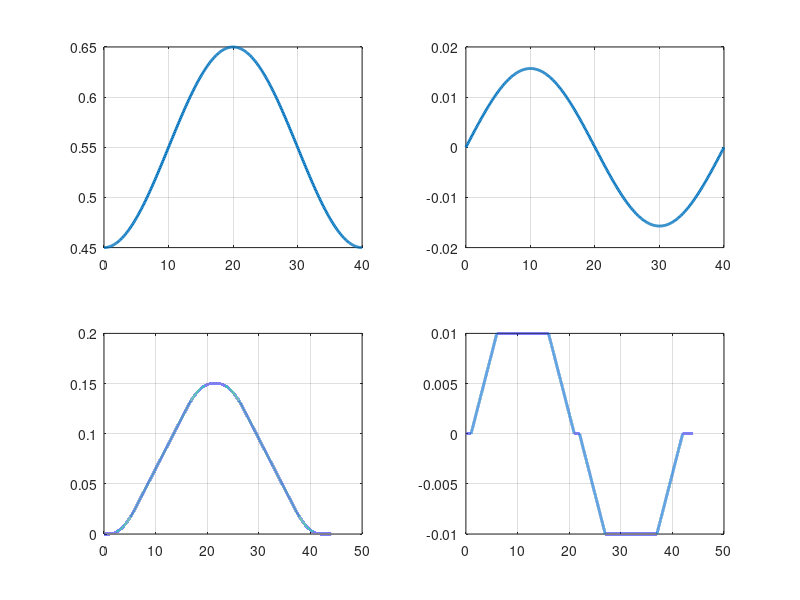

MATLAB code for this plot:
clc; clear; close all; 

set(0,'DefaultLineLineWidth',2)

t_sys=40;
initial_pos_Main = 0.45; 
amplitude = 0.1;
median = initial_pos_Main+amplitude;
frekvens = 1/t_sys; % 1/20

dt = 0.1; 
t = 0:dt:t_sys;

x = median - amplitude * cos(2 * pi * frekvens * t);
x_dot = amplitude * 2 * pi * frekvens * sin(2 * pi * frekvens * t);

% Plot
figure;
subplot(2,2,1)
plot(t, x);
grid on;

subplot(2,2,2)
plot(t, x_dot);
grid on 




a_max = 0.1;
a_0 = 0;
v_0 = 0;
v_max = 0.01;
t_ramp = 5;
a_ref = v_max/t_ramp;
start_time = 1;
hold_time = 10;
if a_ref>a_max
    a_ref=a_max;
    y=0;
end
t1 = start_time;
t2 = t1 + t_ramp;
t3 = t2 + hold_time;
t4 = t3 + t_ramp; 
t5 = t4 + start_time;
t6 = t5 + t_ramp;
t7 = t6 + hold_time;
t8 = t7 + t_ramp;
t9 = t8 + start_time;

for t_ms = 0:(t9+1)*1000
i = t_ms+1;
t(i)=t_ms/1000;
if t(i) < t1
    y(i) = v_0;
    y_int(i) = v_0*t(i);
elseif t(i) < t2 % ramp up speed
    y(i) = v_0 + a_ref*(t(i)-t1);
    y_int(i) = v_0*t(i) + a_ref*(t(i)-t1)^2/2;
elseif t(i) < t3 %holding speed
    y(i) = v_0 + a_ref*t_ramp;
    y_int(i) = (a_ref*t_ramp)*(t(i)-t2)+a_ref*t_ramp^2/2;
elseif t(i) < t4 %ramping down speed
    y(i) = v_0 + a_ref*t_ramp - a_ref*(t(i)-t3);
    y_int(i) =  (a_ref*t_ramp*hold_time + a_ref*t_ramp^2/2) +a_ref*t_ramp*(t(i)-t3) - a_ref*(t(i)-t3)^2/2; %- a_ref*(t(i)-t3)^2/2
elseif t(i) < t5 %holding 0
    y(i) = v_0;
    y_int(i) = (v_0)*t(i)+(a_ref*t_ramp*hold_time + a_ref*t_ramp^2/2) +a_ref*t_ramp*(t_ramp) - a_ref*(t_ramp)^2/2;

elseif t(i) < t6 %ramping down speed
    y(i) = v_0 - a_ref*(t(i)-t5);
    y_int(i) = v_0 - a_ref*(t(i)-t5)^2/2 +(a_ref*t_ramp*hold_time + a_ref*t_ramp^2/2) +a_ref*t_ramp*(t_ramp) - a_ref*(t_ramp)^2/2;
elseif t(i) < t7 %holdin speed
    y(i)  = v_0 - a_ref*t_ramp;
    y_int(i) = (v_0 - a_ref*t_ramp)*(t(i)-t6) - a_ref*(t_ramp)^2/2+(v_0)*t(i)+(a_ref*t_ramp*hold_time + a_ref*t_ramp^2/2) +a_ref*t_ramp*(t_ramp) - a_ref*(t_ramp)^2/2;
elseif t(i) < t8 %ramping up speed
    y(i) = v_0 - a_ref*t_ramp + a_ref*(t(i)-t7);
    y_int(i) =  - a_ref*t_ramp*(t(i)-t7) + a_ref*(t(i)-t7)^2/2 +(v_0 - a_ref*t_ramp)*hold_time - a_ref*(t_ramp)^2/2+(v_0)*t(i)+(a_ref*t_ramp*hold_time + a_ref*t_ramp^2/2) +a_ref*t_ramp*(t_ramp) - a_ref*(t_ramp)^2/2;
else %holding 0
    y(i) = v_0;
    y_int(i) = (v_0)*t(i);
end
end

subplot(2,2,4)
plot(t,y)
grid on
subplot(2,2,3)
plot(t,y_int)
grid on